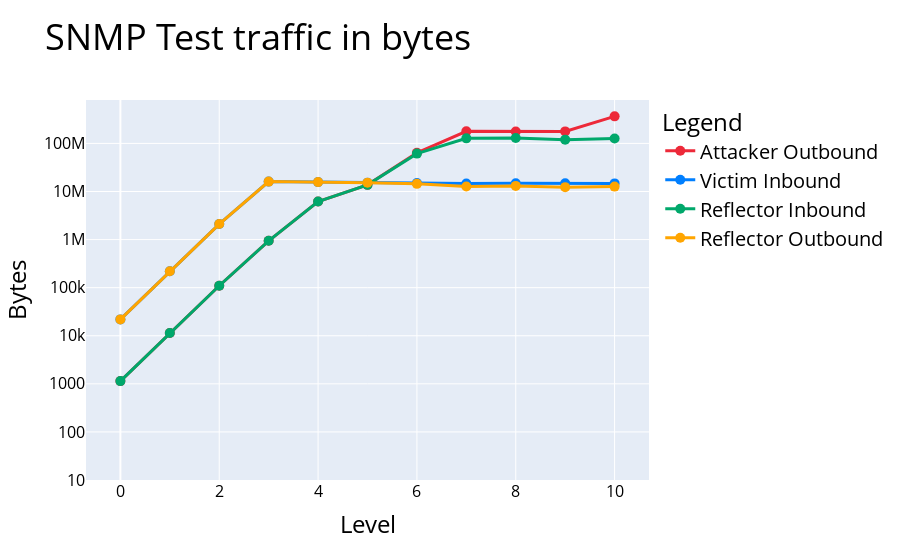

Notebook cell for this chart:
### Markdown cell above
### Plotting

### Code cell
PlotLevelAttackData(attackerStats,victimStats,reflectorStats,Protocol,BytesOrPackets,Tool)

### Figure 1 — Plotly figure (JSON) as saved in the notebook; plotly's stock layout.template omitted (floating-point values rounded to 4 significant figures)
{"data": [{"hovertemplate": "variable=Attacker Outbound<br>Level=%{x}<br>value=%{y}<extra></extra>", "legendgroup": "Attacker Outbound", "line": {"color": "#ED2939", "dash": "solid", "width": 3}, "marker": {"size": 10, "symbol": "circle"}, "mode": "lines+markers", "name": "Attacker Outbound", "orientation": "v", "showlegend": true, "type": "scatter", "x": [0, 1, 2, 3, 4, 5, 6, 7, 8, 9, 10], "xaxis": "x", "y": [1140, 11400, 109592, 943388, 6193392, 13757292, 63786952, 178241888, 177508260, 178056144, 365358524], "yaxis": "y"}, {"hovertemplate": "variable=Victim Inbound<br>Level=%{x}<br>value=%{y}<extra></extra>", "legendgroup": "Victim Inbound", "line": {"color": "#007FFF", "dash": "solid", "width": 3}, "marker": {"size": 10, "symbol": "circle"}, "mode": "lines+markers", "name": "Victim Inbound", "orientation": "v", "showlegend": true, "type": "scatter", "x": [0, 1, 2, 3, 4, 5, 6, 7, 8, 9, 10], "xaxis": "x", "y": [21885, 218850, 2103878, 16054836, 15679873, 15285943, 14941619, 14597295, 14784047, 14862833, 14757785], "yaxis": "y"}, {"hovertemplate": "variable=Reflector Inbound<br>Level=%{x}<br>value=%{y}<extra></extra>", "legendgroup": "Reflector Inbound", "line": {"color": "#00A86B", "dash": "solid", "width": 3}, "marker": {"size": 10, "symbol": "circle"}, "mode": "lines+markers", "name": "Reflector Inbound", "orientation": "v", "showlegend": true, "type": "scatter", "x": [0, 1, 2, 3, 4, 5, 6, 7, 8, 9, 10], "xaxis": "x", "y": [1140, 11400, 109592, 943388, 6193392, 13757292, 61406936, 127481032, 129665424, 119897980, 127048744], "yaxis": "y"}, {"hovertemplate": "variable=Reflector Outbound<br>Level=%{x}<br>value=%{y}<extra></extra>", "legendgroup": "Reflector Outbound", "line": {"color": "orange", "dash": "solid", "width": 3}, "marker": {"size": 10, "symbol": "circle"}, "mode": "lines+markers", "name": "Reflector Outbound", "orientation": "v", "showlegend": true, "type": "scatter", "x": [0, 1, 2, 3, 4, 5, 6, 7, 8, 9, 10], "xaxis": "x", "y": [21885, 218850, 2103878, 16054836, 15679873, 15285943, 14425133, 12757496, 13094525, 12318337, 12646612], "yaxis": "y"}], "layout": {"legend": {"font": {"color": "black", "size": 20}, "title": {"font": {"color": "black", "size": 24}, "text": "Legend"}, "tracegroupgap": 0}, "title": {"font": {"color": "black", "size": 36}, "text": "SNMP Test traffic in bytes"}, "xaxis": {"anchor": "y", "domain": [0, 1], "tickfont": {"color": "black", "size": 16}, "title": {"font": {"color": "black", "size": 24}, "text": "Level"}}, "yaxis": {"anchor": "x", "domain": [0, 1], "range": [1, 8.903], "tickfont": {"color": "black", "size": 16}, "title": {"font": {"color": "black", "size": 24}, "text": "Bytes"}, "type": "log"}}}
